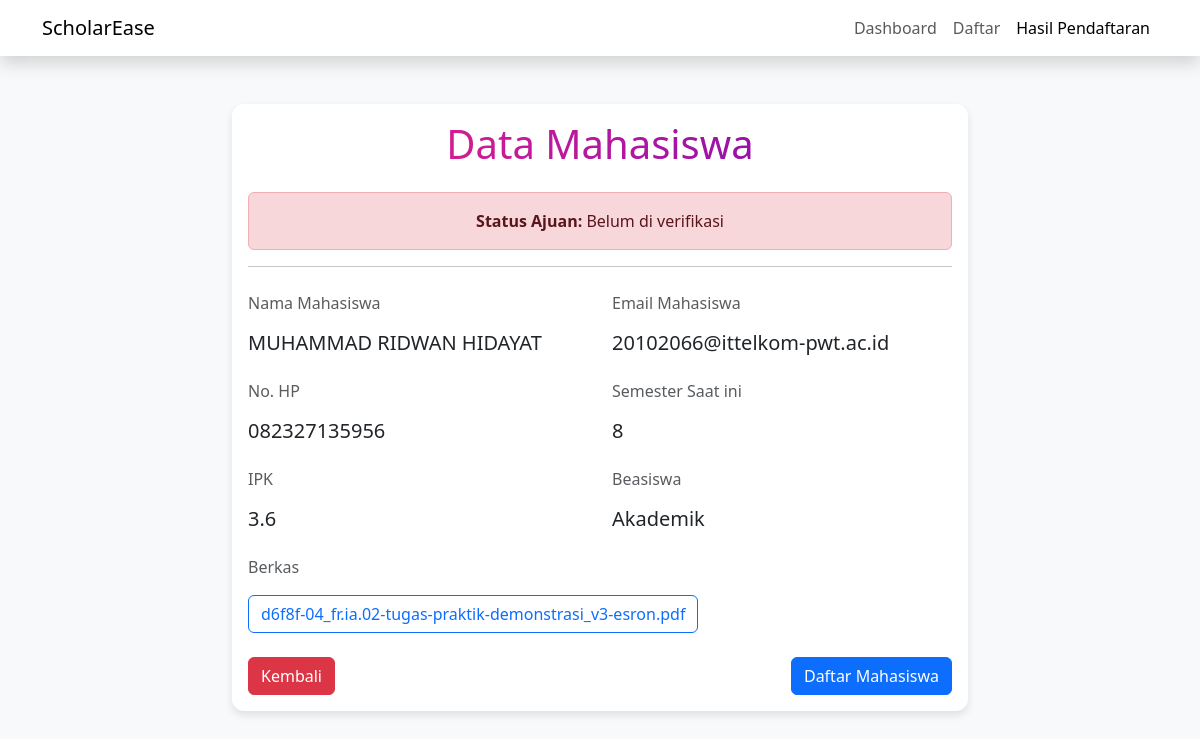
Screenshot of /hasil.php with the database file from the repository.
### tables this page shows
CREATE TABLE `mahasiswa` (
  `id` int(11) NOT NULL,
  `nama` varchar(100) NOT NULL,
  `email` varchar(100) NOT NULL,
  `no_hp` varchar(15) NOT NULL,
  `semester` int(11) NOT NULL,
  `ipk` decimal(3,2) NOT NULL,
  `beasiswa` varchar(50) NOT NULL,
  `berkas` varchar(255) DEFAULT NULL,
  `status_ajuan` varchar(20) DEFAULT 'Belum Diverifikasi'
);

### hasil.php (the view, shortened to what this page needs)
<?php
include 'config.php';
$result = $conn->query("SELECT * FROM mahasiswa ORDER BY id DESC LIMIT 1");
$data = $result->fetch_assoc();
?>
<!DOCTYPE html>
<html lang="id">
<head>
  <link href="https://cdn.jsdelivr.net/npm/bootstrap@5.3.0/dist/css/bootstrap.min.css" rel="stylesheet">
</head>
<body>
  <nav class="navbar navbar-expand-lg navbar-light bg-white shadow">
    <div class="container">
      <a class="navbar-brand" href="index.php">ScholarEase</a>
      <div class="collapse navbar-collapse">
        <ul class="navbar-nav ms-auto">
          <li class="nav-item">
            <a class="nav-link <?= basename($_SERVER['PHP_SELF']) == 'index.php' ? 'active' : '' ?>" href="index.php">Dashboard</a>
          </li>
          <li class="nav-item">
            <a class="nav-link <?= basename($_SERVER['PHP_SELF']) == 'daftar.php' ? 'active' : '' ?>" href="daftar.php">Daftar</a>
          </li>
          <li class="nav-item">
            <a class="nav-link <?= basename($_SERVER['PHP_SELF']) == 'hasil.php' ? 'active' : '' ?>" href="hasil.php">Hasil Pendaftaran</a>
          </li>
        </ul>
      </div>
    </div>
  </nav>
  <div class="container my-5">
    <div class="row justify-content-center">
      <div class="col-md-8">
        <div class="card">
          <div class="card-body">
            <h1 class="text-center gradient-text mb-4">Data Mahasiswa</h1>
            <?php if ($data): ?>
              <div class="alert alert-danger text-center" role="alert">
                <strong>Status Ajuan:</strong> Belum di verifikasi
              </div>
              <hr class="mb-4">
              <div class="row">
                <div class="col-md-6 mb-3">
                  <p class="text-muted">Nama Mahasiswa</p>
                  <h5><?= htmlspecialchars($data['nama']); ?></h5>
                </div>
                <div class="col-md-6 mb-3">
                  <p class="text-muted">Email Mahasiswa</p>
                  <h5><?= htmlspecialchars($data['email']); ?></h5>
                </div>
                <div class="col-md-6 mb-3">
                  <p class="text-muted">No. HP</p>
                  <h5><?= htmlspecialchars($data['no_hp']); ?></h5>
                </div>
                <div class="col-md-6 mb-3">
                  <p class="text-muted">Semester Saat ini</p>
                  <h5><?= htmlspecialchars($data['semester']); ?></h5>
                </div>
                <div class="col-md-6 mb-3">
                  <p class="text-muted">IPK</p>
                  <h5><?= rtrim(rtrim($data['ipk'], '0'), '.'); ?></h5>
                </div>
                <div class="col-md-6 mb-3">
                  <p class="text-muted">Beasiswa</p>
                  <h5><?= htmlspecialchars($data['beasiswa']); ?></h5>
                </div>
                <div class="col-md-12 mb-4">
                  <p class="text-muted">Berkas</p>
                  <a href="uploads/<?= htmlspecialchars($data['berkas']); ?>" download class="btn btn-outline-primary">
                    <?= htmlspecialchars($data['berkas']); ?> <i class="bi bi-download"></i>
                  </a>
                </div>
              </div>
              <div class="d-flex justify-content-between">
                <a href="index.php" class="btn btn-danger">Kembali</a>
                <a href="mahasiswa.php" class="btn btn-primary">Daftar Mahasiswa</a>
              </div>
            <?php endif; ?>
          </div>
        </div>
      </div>
    </div>
  </div>
</body>
</html>

### hasil.php (style rules this page uses)
body { background-color: #f8f9fa; }
.card { border: none; border-radius: 12px; box-shadow: 0 4px 8px rgba(0, 0, 0, 0.1); }
.gradient-text { background: linear-gradient(to right, #f72585, #7209b7); -webkit-background-clip: text; background-clip: text; -webkit-text-fill-color: transparent; }

### rows the page displays
mahasiswa: nama "MUHAMMAD RIDWAN HIDAYAT", email "20102066@ittelkom-pwt.ac.id", no_hp "082327135956", semester "8", ipk "3.6", beasiswa "Akademik", berkas "d6f8f-04_fr.ia.02-tugas-praktik-demonstrasi_v3-esron.pdf"
